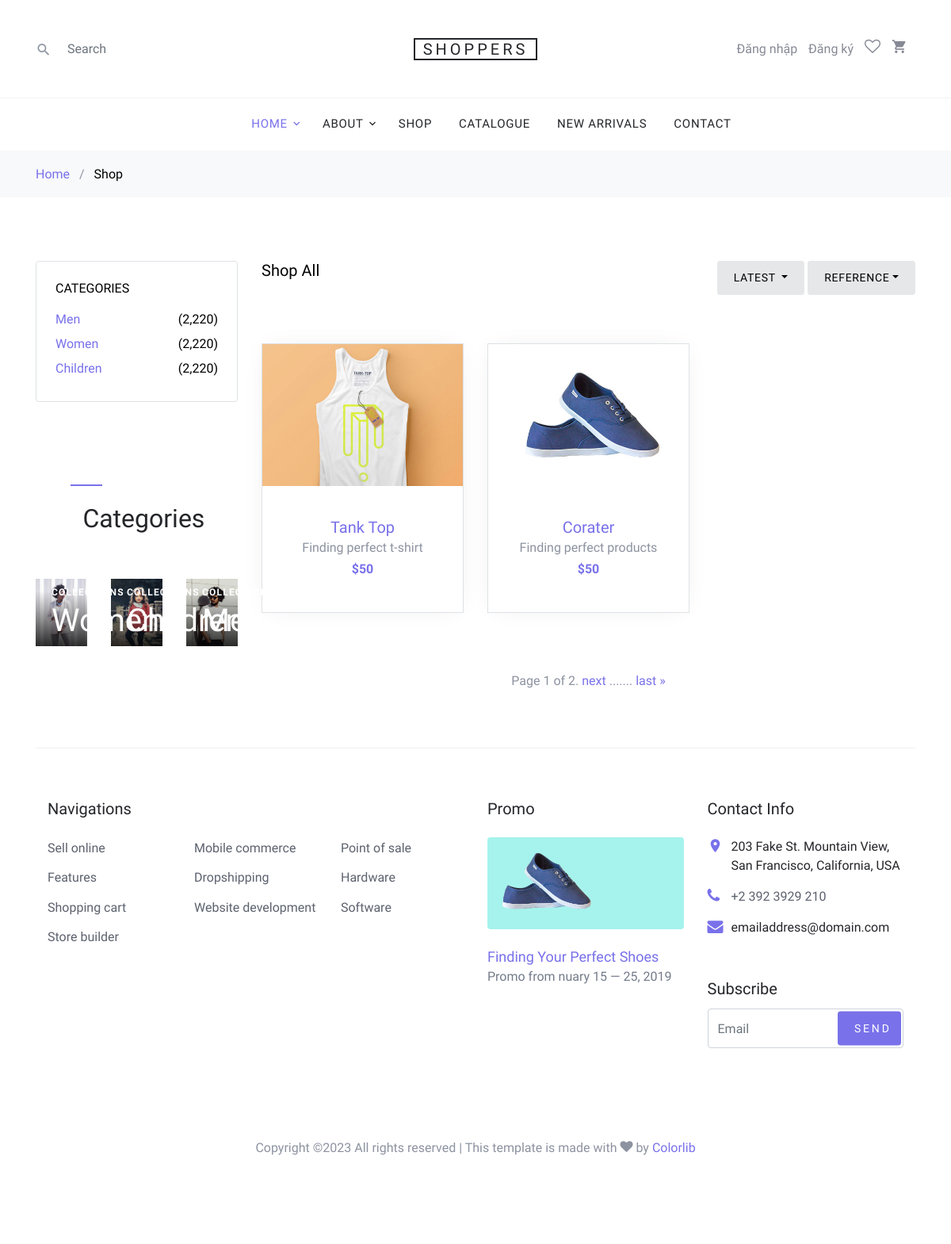
Screenshot of /home/shop with the database file from the repository.
### home/models.py (models this page shows, shortened)
class Product(models.Model):
    title = models.CharField(max_length=255,default='')
    description = models.TextField(default='')
    category = models.ForeignKey(Category,on_delete=models.CASCADE)
    product_img = models.CharField(max_length=255,default='')
    price = models.IntegerField(default=0,null=True)
    active = models.BooleanField(default=True)

class Category(models.Model):
    title = models.CharField(max_length=255,default='')
    slup = models.CharField(max_length=100,default='')
    description = models.TextField(default='')
    active = models.BooleanField(default=True)

### home/views.py (the view)
# urls.py: path('home/shop', shop, name='shop'),
def shop(request):
    try:
        s =request.GET.get('s')
        list_product = Product.objects.filter(title__icontains=s)
        list_category = Category.objects.all()
    except:
        list_category = Category.objects.all()
        list_product = Product.objects.filter(active =True)
    paginator = Paginator(list_product, 2) # Show 25 contacts per page
    page = request.GET.get('page')
    list_product = paginator.get_page(page)
    return render(request,'home/shop.html',{'list_category':list_category,
                                            'list_product':list_product,
                                            "i":span_iconCart(request)})

### home/views.py (called while the page is built)
def span_iconCart(request):
    try:
        us = request.user
        cart = Cart.objects.get(user=us)
        cart_item = CartItem.objects.filter(cart=cart)
        i = len(cart_item)
        return i
    except:
        pass

### templates/home/shop.html (shortened to what this page needs)
{% extends 'layouts/main.html' %}
{% load static %}
{% block content %}
<div class="bg-light py-3">
    <div class="container">
      <div class="row">
        <div class="col-md-12 mb-0"><a href="/">Home</a> <span class="mx-2 mb-0">/</span> <strong class="text-black">Shop</strong></div>
      </div>
    </div>
  </div>
  <div class="site-section">
    <div class="container">
      <div class="row mb-5">
        <div class="col-md-9 order-2">
          <div class="row">
            <div class="col-md-12 mb-5">
              <div class="float-md-left mb-4"><h2 class="text-black h5">Shop All</h2></div>
              <div class="d-flex">
                <div class="dropdown mr-1 ml-md-auto">
                  <button type="button" class="btn btn-secondary btn-sm dropdown-toggle" id="dropdownMenuOffset" data-toggle="dropdown" aria-haspopup="true" aria-expanded="false">
                    Latest
                  </button>
                </div>
                <div class="btn-group">
                  <button type="button" class="btn btn-secondary btn-sm dropdown-toggle" id="dropdownMenuReference" data-toggle="dropdown">Reference</button>
                </div>
              </div>
            </div>
          </div>
          <div class="row mb-5">
              {% for p in list_product %}
            <div class="col-sm-6 col-lg-4 mb-4" data-aos="fade-up">
              <div class="block-4 text-center border">
                <figure class="block-4-image">
                  <a href="shop-single.html"><img src="{% static '' %}{{ p.product_img }}" alt="Image placeholder" class="img-fluid"></a>
                </figure>
                <div class="block-4-text p-4">
                  <h3><a href="/home/productdetail/{{ p.id }}">{{ p.title }}</a></h3>
                  <p class="mb-0">{{ p.description }}</p>
                  <p class="text-primary font-weight-bold">${{ p.price }}</p>
                </div>
              </div>
            </div>
          {% endfor %}
          </div>
          <div class="row" data-aos="fade-up">
            <div class="col-md-12 text-center">
              <div class="site-block-27">
                <span class="step-links">
                  <span class="current">
                      Page {{ list_product.number }} of {{ list_product.paginator.num_pages }}.
                  </span>
                  {% if list_product.has_next %}
                      <a href="?page={{ list_product.next_page_number }}">next</a>
                      .......
                      <a href="?page={{ list_product.paginator.num_pages }}">last &raquo;</a>
                  {% endif %}
              </span>
              </div>
            </div>
          </div>
        </div>
        <div class="col-md-3 order-1 mb-5 mb-md-0">
          <div class="border p-4 rounded mb-4">
            <h3 class="mb-3 h6 text-uppercase text-black d-block">Categories</h3>
            <ul class="list-unstyled mb-0">
              {% for o in list_category %}
              <li class="mb-1"><a href="\home\shop\{{o.id}}" class="d-flex"><span>{{ o.title }}</span> <span class="text-black ml-auto">(2,220)</span></a></li>
              {% endfor %}
            </ul>
          </div>
      <div class="row">
        <div class="col-md-12">
          <div class="site-section site-blocks-2">
              <div class="row justify-content-center text-center mb-5">
                <div class="col-md-7 site-section-heading pt-4">
                  <h2>Categories</h2>
                </div>
              </div>
              <div class="row">
                <div class="col-sm-6 col-md-6 col-lg-4 mb-4 mb-lg-0" data-aos="fade" data-aos-delay="">
                  <a class="block-2-item" href="#">
                    <figure class="image">
                      <img src="{% static 'images/women.jpg' %}" alt="" class="img-fluid">
                    </figure>
                    <div class="text">
                      <span class="text-uppercase">Collections</span>
                      <h3>Women</h3>
                    </div>
                  </a>
                </div>
                <div class="col-sm-6 col-md-6 col-lg-4 mb-5 mb-lg-0" data-aos="fade" data-aos-delay="100">
                  <a class="block-2-item" href="#">
                    <figure class="image">
                      <img src="{% static 'images/children.jpg' %}" alt="" class="img-fluid">
                    </figure>
                    <div class="text">
                      <span class="text-uppercase">Collections</span>
                      <h3>Children</h3>
                    </div>
                  </a>
                </div>
                <div class="col-sm-6 col-md-6 col-lg-4 mb-5 mb-lg-0" data-aos="fade" data-aos-delay="200">
                  <a class="block-2-item" href="#">
                    <figure class="image">
                      <img src="{% static 'images/men.jpg' %}" alt="" class="img-fluid">
                    </figure>
                    <div class="text">
                      <span class="text-uppercase">Collections</span>
                      <h3>Men</h3>
                    </div>
                  </a>
                </div>
              </div>
          </div>
        </div>
      </div>
    </div>
  </div>
{% endblock %}

### templates/layouts/main.html (shortened to what this page needs)
{% load static %}
<!DOCTYPE html>
<html lang="en">
{% include "../widgets/metadata.html" %}
  <body>
  <div class="site-wrap">
    {% include "../widgets/header.html" %}
    {% block content %}
    {% endblock %}
    {% include "../widgets/footer.html" %}
  </div>
  </body>
</html>

### templates/widgets/metadata.html (shortened to what this page needs)
{% load static %}
<head>
    <link rel="stylesheet" href="{% static 'fonts/icomoon/style.css' %}">
    <link rel="stylesheet" href="{% static 'css/bootstrap.min.css' %}">
    <link rel="stylesheet" href="{% static 'css/magnific-popup.css' %}">
    <link rel="stylesheet" href="{% static 'css/jquery-ui.css' %}">
    <link rel="stylesheet" href="{% static 'css/owl.carousel.min.css' %}">
    <link rel="stylesheet" href="{% static 'css/owl.theme.default.min.css' %}">
    <link rel="stylesheet" href="{% static 'css/aos.css' %}">
    <link rel="stylesheet" href="{% static 'css/style.css' %}">
  </head>

### templates/widgets/header.html (shortened to what this page needs)
{% load static %}
<header class="site-navbar" role="banner">
    <div class="site-navbar-top">
      <div class="container">
        <div class="row align-items-center">
          <div class="col-6 col-md-4 order-2 order-md-1 site-search-icon text-left">
            <form action="/home/shop" class="site-block-top-search" method="get" >
              <span class="icon icon-search2"></span>
              <input type="text" class="form-control border-0" placeholder="Search" name="s">
            </form>
          </div>
          <div class="col-12 mb-3 mb-md-0 col-md-4 order-1 order-md-2 text-center">
            <div class="site-logo">
              <a href="index.html" class="js-logo-clone">Shoppers</a>
            </div>
          </div>
          <div class="col-6 col-md-4 order-3 order-md-3 text-right">
            <div class="site-top-icons">
              <ul>
                {% if not user.is_authenticated %}
                <li><a href="{% url 'login' %}">Đăng nhập</a></li>
                <li><a href="{% url 'register' %}"> Đăng ký</a></li>
                <li><a href="#"><span class="icon icon-heart-o"></span></a></li>
                <li>
                  <a href="/home/cart" class="">
                    <span class="icon icon-shopping_cart"></span>
                  </a>
                </li>
                {% endif %}
              </ul>
            </div>
          </div>
        </div>
      </div>
    </div>
    <nav class="site-navigation text-right text-md-center" role="navigation">
      <div class="container">
        <ul class="site-menu js-clone-nav d-none d-md-block">
          <li class="has-children active">
            <a href="/">Home</a>
          </li>
          <li class="has-children">
            <a href="{% url 'aboutus' %}">About</a>
          </li>
          <li><a href="{% url 'shop' %}">Shop</a></li>
          <li><a href="#">Catalogue</a></li>
          <li><a href="#">New Arrivals</a></li>
          <li><a href="{% url 'contact' %}">Contact</a></li>
        </ul>
      </div>
    </nav>
  </header>

### templates/widgets/footer.html (shortened to what this page needs)
{% load static %}
<footer class="site-footer border-top">
    <div class="container">
      <div class="row">
        <div class="col-lg-6 mb-5 mb-lg-0">
          <div class="row">
            <div class="col-md-12">
              <h3 class="footer-heading mb-4">Navigations</h3>
            </div>
            <div class="col-md-6 col-lg-4">
              <ul class="list-unstyled">
                <li><a href="#">Sell online</a></li>
                <li><a href="#">Features</a></li>
                <li><a href="#">Shopping cart</a></li>
                <li><a href="#">Store builder</a></li>
              </ul>
            </div>
            <div class="col-md-6 col-lg-4">
              <ul class="list-unstyled">
                <li><a href="#">Mobile commerce</a></li>
                <li><a href="#">Dropshipping</a></li>
                <li><a href="#">Website development</a></li>
              </ul>
            </div>
            <div class="col-md-6 col-lg-4">
              <ul class="list-unstyled">
                <li><a href="#">Point of sale</a></li>
                <li><a href="#">Hardware</a></li>
                <li><a href="#">Software</a></li>
              </ul>
            </div>
          </div>
        </div>
        <div class="col-md-6 col-lg-3 mb-4 mb-lg-0">
          <h3 class="footer-heading mb-4">Promo</h3>
          <a href="#" class="block-6">
            <img src="{% static 'images/hero_1.jpg' %}" alt="Image placeholder" class="img-fluid rounded mb-4">
            <h3 class="font-weight-light  mb-0">Finding Your Perfect Shoes</h3>
            <p>Promo from  nuary 15 &mdash; 25, 2019</p>
          </a>
        </div>
        <div class="col-md-6 col-lg-3">
          <div class="block-5 mb-5">
            <h3 class="footer-heading mb-4">Contact Info</h3>
            <ul class="list-unstyled">
              <li class="address">203 Fake St. Mountain View, San Francisco, California, USA</li>
              <li class="phone"><a href="tel://23923929210">+2 392 3929 210</a></li>
              <li class="email">emailaddress@domain.com</li>
            </ul>
          </div>
          <div class="block-7">
            <form action="#" method="post">
              <label for="email_subscribe" class="footer-heading">Subscribe</label>
              <div class="form-group">
                <input type="text" class="form-control py-4" id="email_subscribe" placeholder="Email">
                <input type="submit" class="btn btn-sm btn-primary" value="Send">
              </div>
            </form>
          </div>
        </div>
      </div>
      <div class="row pt-5 mt-5 text-center">
        <div class="col-md-12">
          <p>
          Copyright &copy; All rights reserved | This template is made with <i class="icon-heart" aria-hidden="true"></i> by <a href="https://colorlib.com" target="_blank" class="text-primary">Colorlib</a>
          </p>
        </div>
      </div>
    </div>
  </footer>

### rows the page displays
Product: product_img (picture), title "Tank Top", description "Finding perfect t-shirt", price "50"
Product: product_img (picture), title "Corater", description "Finding perfect products", price "50"
Category: title "Men"
Category: title "Women"
Category: title "Children"

### other values shown
{{ list_product.number }} "1"
{{ list_product.paginator.num_pages }} "2"
